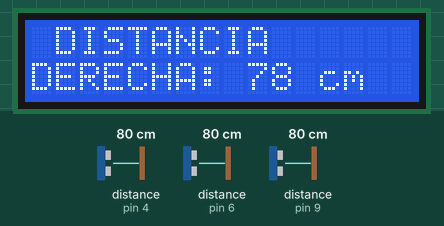
Bench run of a sketch on a simulated Arduino Uno, built with avr-gcc and run on an emulated ATmega328P. Parts: 16×2 character LCD. Wiring (inferred from the names in the program): 2 × ultrasonic range finder: trigger pin 5, echo pin 4 / trigger pin 7, echo pin 6. Inputs (shaded band) come from the test bench; at power-on: distance to the obstacle (sensors on pin 4, pin 6, pin 9) 80 cm. The echo pulse lasts 58.3 µs per cm.

Above: at 3.2 s.
3.3 s: distance to the obstacle (sensor on pin 4) set to 2 cm
At 9.3 s:
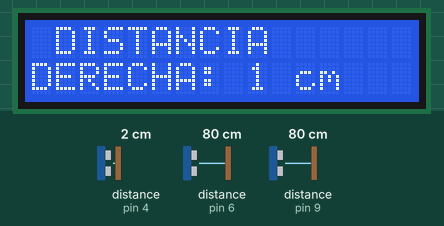
10.1 s: distance to the obstacle (sensor on pin 6) set to 2 cm
At 10.5 s:
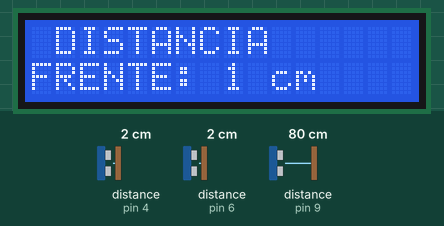
16.9 s: distance to the obstacle (sensor on pin 9) set to 2 cm
At 19.4 s:
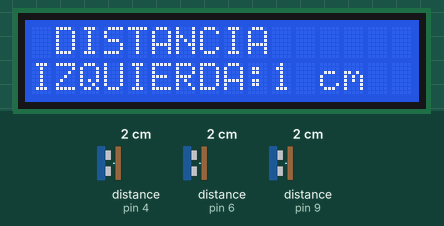
23.7 s: distance to the obstacle (sensor on pin 4) set to 4 cm
At 26.8 s:
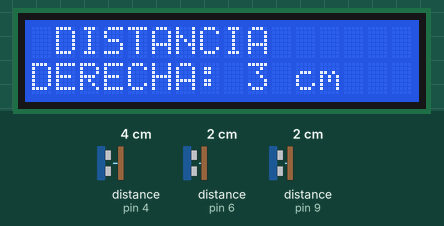
30.5 s: distance to the obstacle (sensor on pin 6) set to 4 cm
At 35.5 s:
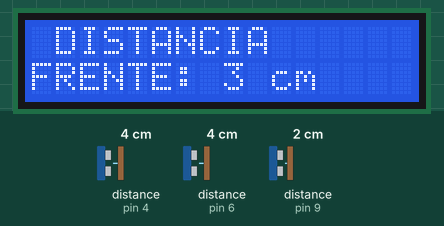
37.3 s: distance to the obstacle (sensor on pin 9) set to 4 cm
At 42.9 s:
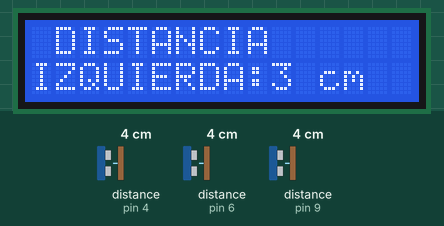
Timing chart, 0 to 44.4 s (numbered marks = the images above; inputs shaded):
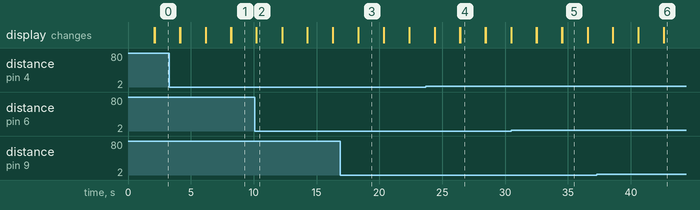

Measured:
- what the display in image 2 shows lasts 2.1 s, from 10.2 s to 12.3 s

The sketch:

ROBOT_MEDIDOR.ino
```cpp
//PROYECTO #
//ROBOT MEDIDOR DE DISTANCIAS A SU ALREDEDOR

/*SIMULACION EN WOKWI
https://wokwi.com/projects/376413149908613121
*/

#include <LiquidCrystal_I2C.h>  //Libreria lcd i2c
LiquidCrystal_I2C lcd(0x27, 16, 2); // Se establece el lcd como objeto

#include "NewPing.h" //LIBRERIA DEL ULTRASONICO


long duracion, distancia, frente, izquierda, derecha; //VARIABLES PARA MEDICIONES DE
// DISTANCIA

// PRIMER ULTRASONICO DERECHA
#define ECHO_PIN1 4
#define TRIGGER_PIN1 5

// SEGUNDO ULTRASONICO FRENTE

#define ECHO_PIN2 6
#define TRIGGER_PIN2 7

// TERCER ULTRASONICO IZQUIERDA

#define ECHO_PIN3 9
#define TRIGGER_PIN3 8

//FUNCION DE MEDIR DISTANCIA
void medir(int trigPin, int echoPin)
{
  digitalWrite(trigPin, LOW);
  delayMicroseconds(2);
  digitalWrite(trigPin, HIGH);
  delayMicroseconds(10);
  digitalWrite(trigPin, LOW);
  duracion = pulseIn(echoPin, HIGH);
  distancia = (duracion)*0.017;
}

void setup() {
  // PINES DE LOS ULTRASONICOS
  // ULTRASONICO 1
  pinMode(TRIGGER_PIN1, OUTPUT);
  pinMode(ECHO_PIN1, INPUT);
  // ULTRASONICO 2
  pinMode(TRIGGER_PIN2, OUTPUT);
  pinMode(ECHO_PIN2, INPUT);
  // ULTRASONICO 3
  pinMode(TRIGGER_PIN3, OUTPUT);
  pinMode(ECHO_PIN3, INPUT);
  lcd.init();
  lcd.backlight();
  lcd.setCursor(1,0);
  lcd.print("MEDIDOR");
  lcd.setCursor(1,1);
  lcd.print("DISTANCIA");
  delay(2000);
}

void loop() {
  lcd.clear();
  // Mostrar la distancia de al frente
  medir(TRIGGER_PIN1,ECHO_PIN1);
  derecha=distancia;
  lcd.setCursor(1, 0);  // Establecer la posición del cursor en la primera fila, primera columna
  lcd.print("DISTANCIA");
  lcd.setCursor(0, 1);  // Establecer la posición del cursor en la segunda fila, primera columna
  lcd.print("DERECHA: ");
  lcd.print(derecha);
  lcd.print(" cm");
  delay(2000);

  // Mostrar la distancia de la derecha
  lcd.clear();
  medir(TRIGGER_PIN2,ECHO_PIN2);
  frente=distancia;
  lcd.setCursor(1, 0);  // Establecer la posición del cursor en la primera fila, primera columna
  lcd.print("DISTANCIA");
  lcd.setCursor(0, 1);  // Establecer la posición del cursor en la segunda fila, primera columna
  lcd.print("FRENTE: ");
  lcd.print(frente);
  lcd.print(" cm");
  delay(2000);

  // Mostrar la distancia de la izquierda
  lcd.clear();
  medir(TRIGGER_PIN3,ECHO_PIN3);
  izquierda=distancia;
  lcd.setCursor(1,0);
  lcd.print("DISTANCIA");
  lcd.setCursor(0,1);
  lcd.print("IZQUIERDA:");
  lcd.print(izquierda);
  lcd.print(" cm");
  delay(2000);
}
```
